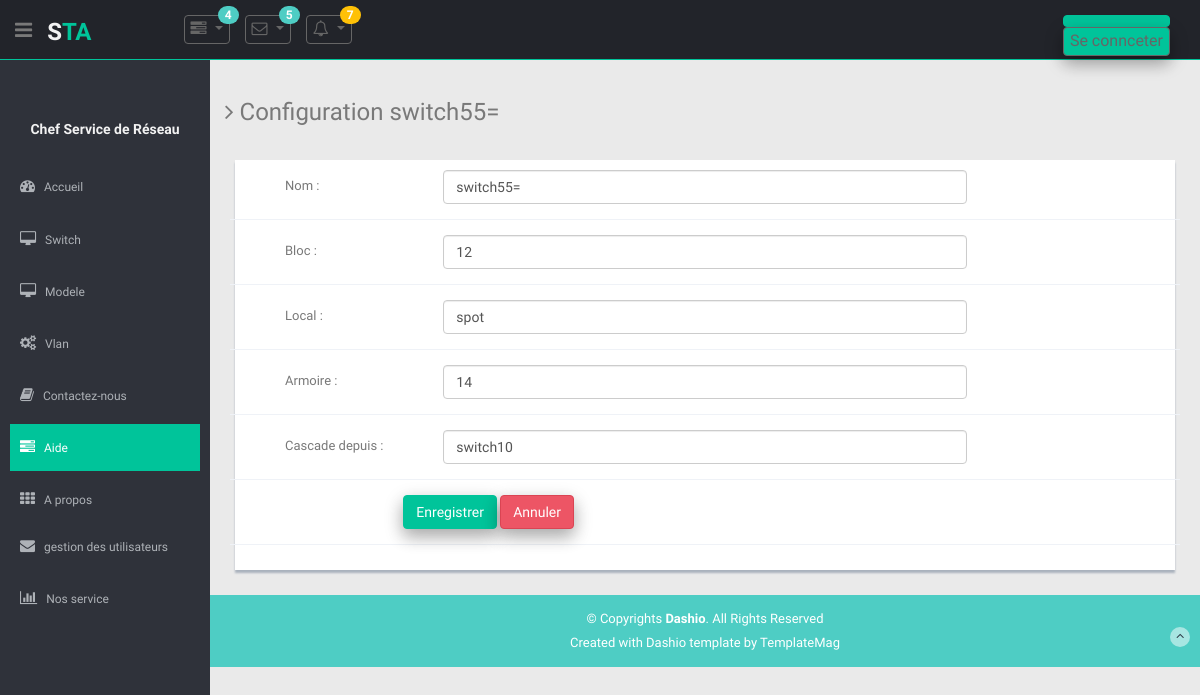
/app_principal/switch/16/configurer, run on an earlier commit of the app's database.
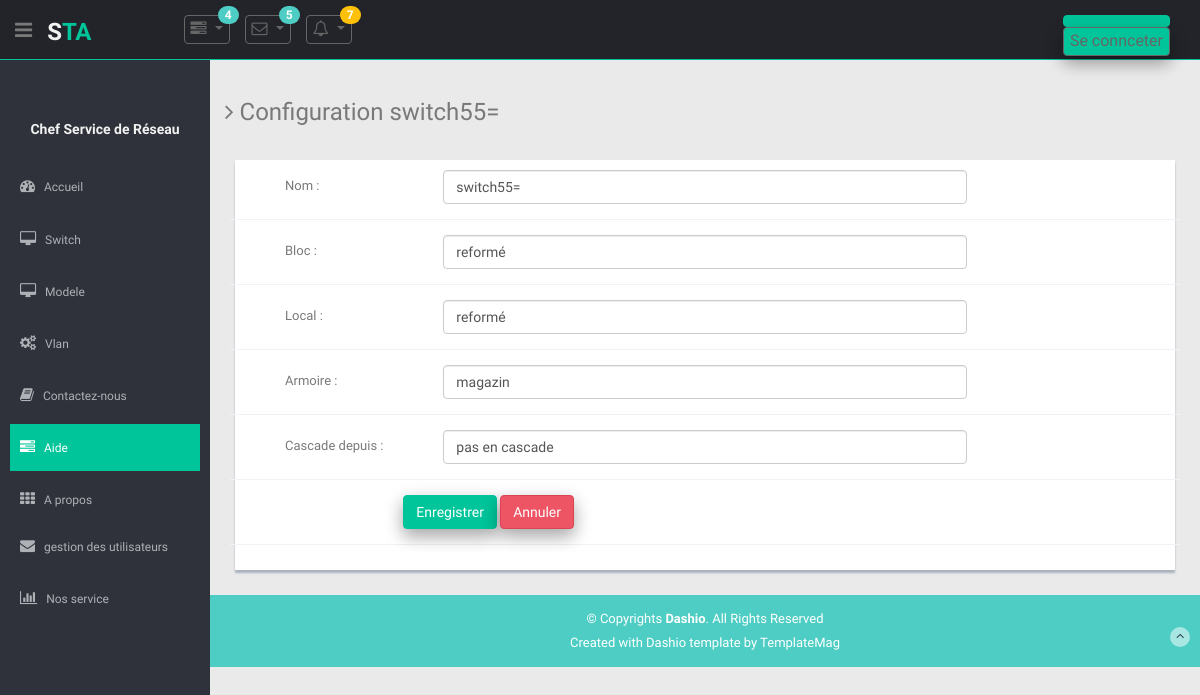
And on a later commit of the database.
### app_principal/models.py (models this page shows, shortened)
class switch(models.Model):  # on peut creer les ports d'un switch a partir d'un objet "switch" : switch_objet.port_set.create(num_port=...,type_port=...etc)
    passif = 'passif'
    actif = 'actif'
    reforme = 'reformé'
    choix_etat = [
        (passif, 'passif'),
        (actif, 'actif'),
        (reforme, 'reformé'),
    ]
    nom = models.CharField(max_length=50)
    marque = models.CharField(max_length=50, default='Cisco')
    modele = models.CharField(max_length=50)
    bloc = models.CharField(max_length=25, default="pas configuré")
    local = models.CharField(max_length=25, default="magazin")
    armoire = models.CharField(max_length=25, default="pas configuré")
    inventaire = models.CharField(max_length=50, unique=True,)
    serie = models.CharField(max_length=25, unique=True,)
    mac = models.CharField(max_length=25, unique=True,)
    password=models.CharField('Mot de passe',max_length=100,default="")
    preced = models.CharField(
        'Cascade depuis', max_length=50, blank=True, default="pas en cascade")
    date_achat = models.DateField("Date d'achat",
                                  blank=True,
                                  null=True,
                                  )
    etat = models.CharField(
        max_length=10,
        choices=choix_etat,
        default=passif,
    )
    vlans=models.CharField(
        'VLANs associés', max_length=350, blank=True, default="Aucun")

### app_principal/views.py (the view)
# urls.py: path('switch/<int:switch_id>/configurer', views.switchConfig, name='add'),
def switchConfig(request, switch_id):
    s = get_object_or_404(switch, id=switch_id)
    if request.method == 'POST':  # si le switch d'id = switch_id n'existe pas on renvoie 404
        form = switchConfigForm(request.POST, instance=s)
        if form.is_valid():
            form.save()
            if s.etat == switch.passif:
                s.etat = switch.actif
                s.save()
            return redirect('./port_tab/', id)
    else:
        form = switchConfigForm(instance=s)
    return render(request,
                  'app_principal/form_validation.html',
                  {'form': form, 'choix': s.nom, 'operation': 'Configuration', })

### app_principal/forms.py
class switchConfigForm(forms.ModelForm):
        class Meta:
            model= switch
            fields = ['nom','bloc','local','armoire','preced']
            widgets = {
                'nom': forms.TextInput(attrs={'class':'form-control'},),
                'bloc': forms.TextInput(attrs={'class':'form-control'},),
                'local': forms.TextInput(attrs={'class':'form-control'},),
                'armoire': forms.TextInput(attrs={'class':'form-control'},),
                'preced': forms.TextInput(attrs={'class':'form-control'},),
            }

### app_principal/templates/app_principal/form_validation.html (shortened to what this page needs)
{% extends "base.html" %}
{% load static %}
  {% block content %}
<div class="wrapper">
  <h3><i class="fa fa-angle-right"></i> {{ operation }} {{ choix }}</h3>
  <div class="row mt">
    <div class="col-lg-12">
        <div class="form-panel">
          <div class="form">
            <form method="post" class="cmxform form-horizontal style-form" >
                {% for field in form %}
                  <div class="form-group" >
                    <div class="control-label col-lg-2" style="margin-left: 40px;">
                    {{ field.label_tag }}
                    </div>
                    <div class="col-lg-7">
                      {{field}}
                    </div>
                    <br>
                  </div>
                {% endfor %}
                <div class="form-group">
                  <div class="col-lg-offset-2 col-lg-10">
                    <button class="btn btn-theme" id="" type="button" data-toggle="modal" data-target="#exampleModal">Enregistrer</button>
                    <a href="{% url 'app_principal:switch' %}" class="btn btn-theme04" type="button">Annuler</a>
                  </div>
                </div>
            </form>
          </div>
        </div>
      </div>
    </div>
  </div>
  {% endblock %}

What changed in the data, as far as the page shows it:
changed switch "switch55=": bloc "12" → "reformé"; local "spot" → "reformé"; armoire "14" → "magazin"; preced "switch10" → "pas en cascade"
